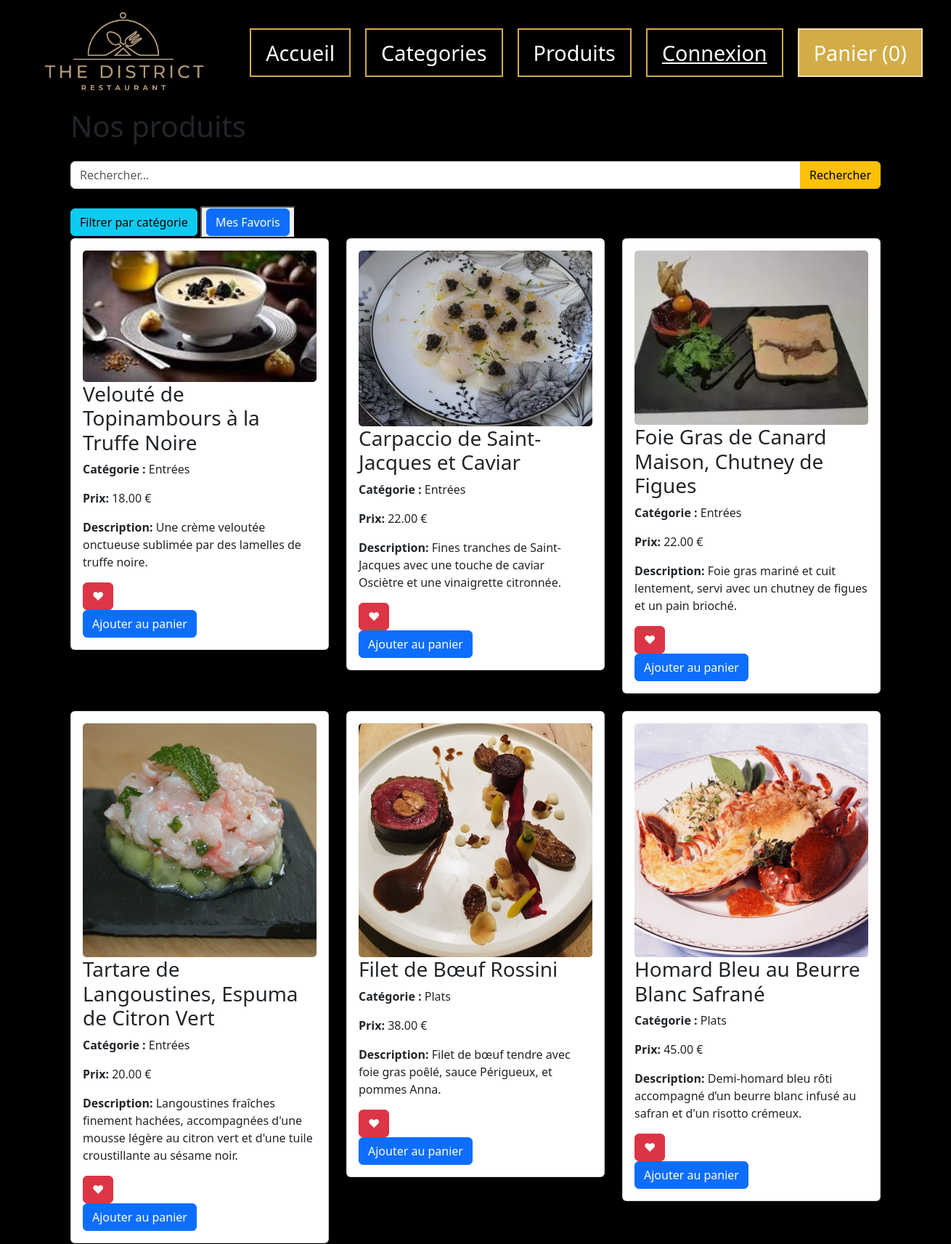
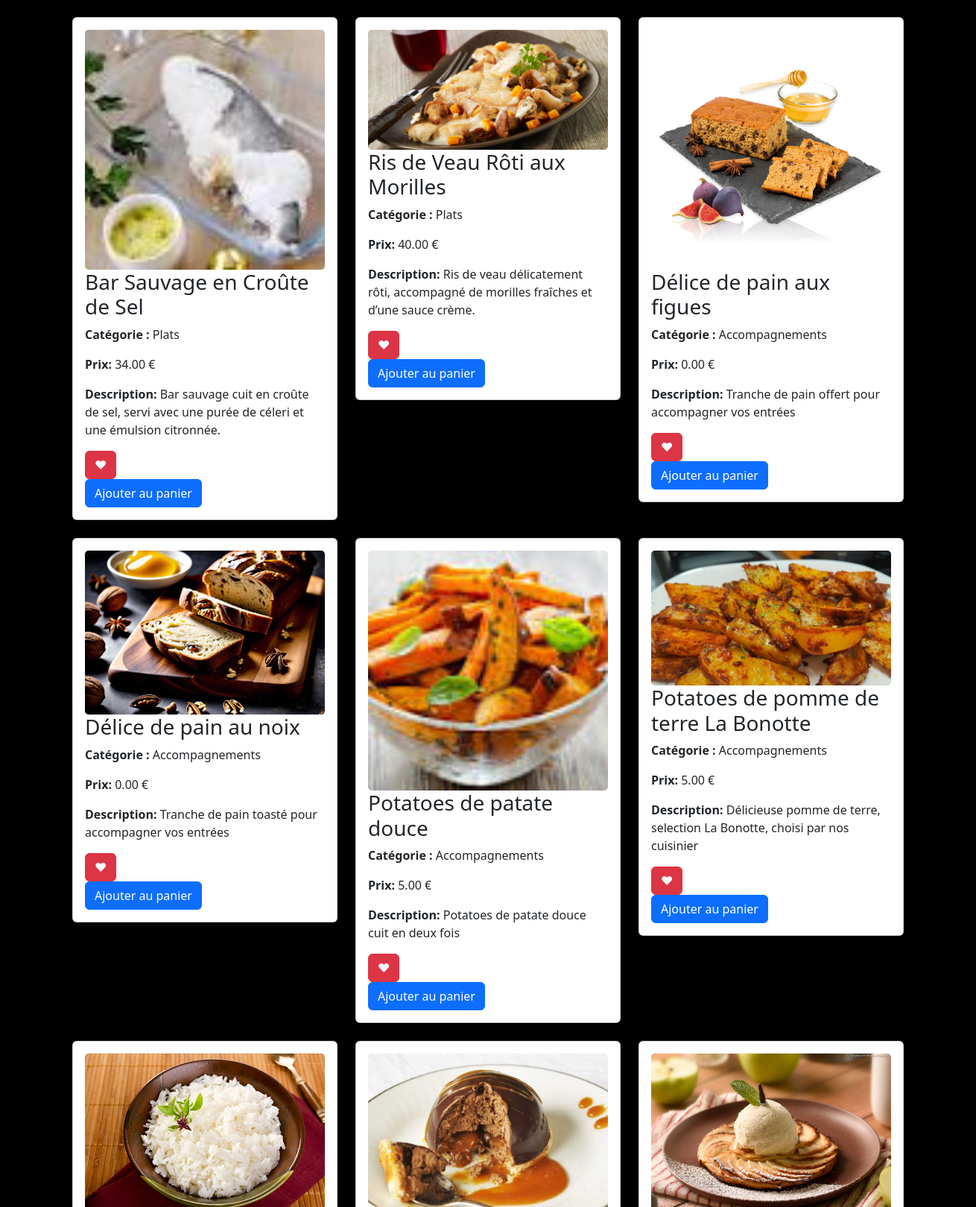
/produits.php (upper part), run on the app's committed database (2 pictures, top to bottom).
### tables this page shows
CREATE TABLE `produit` (
  `produit_ID` int(11) NOT NULL,
  `produit_libelle` varchar(50) NOT NULL,
  `produit_prix` decimal(19,2) NOT NULL,
  `produit_image` varchar(50) DEFAULT NULL,
  `produit_description` varchar(500) NOT NULL,
  `categorie_ID` int(11) NOT NULL
);

CREATE TABLE `categorie` (
  `categorie_ID` int(11) NOT NULL,
  `categorie_libelle` varchar(50) NOT NULL,
  `categorie_image` varchar(50) DEFAULT NULL
);

### produits.php (the view, shortened to what this page needs)
<?php
include 'header.php';
?>
<?php
$search = isset($_GET['searchCat']) ? $_GET['searchCat'] : '';
$sql = "SELECT produit_ID, p.produit_libelle, p.produit_prix, p.produit_description, p.produit_image, c.categorie_libelle FROM produit p
join categorie c ON p.categorie_ID = c.categorie_ID";
$produits = $pdo->query($sql)->fetchAll(PDO::FETCH_ASSOC);
?>
<div class="container my-5">
    <h1 class="mb-4">Nos produits</h1>
    <form method="get" action="produits.php" class="mb-4">
        <div class="input-group">
            <input type="text" name="searchCat" class="form-control" placeholder="Rechercher..."
                value="<?= htmlentities($search) ?>">
            <button type="submit" class="btn btn-warning">Rechercher</button>
        </div>
    </form>
    <a href="categorie-menu.php" class="btn btn-info">Filtrer par catégorie</a>
    <button>
        <a href='gestion_favoris.php' class="btn btn-primary">Mes Favoris</a>
    </button>
    <div class="row">
        <?php if (count($produits) > 0): ?>
            <?php foreach ($produits as $product): ?>
                <div class="col-md-4 mb-4">
                    <div class="card">
                        <div class="card-body">
                            <img src="./assets/img/<?= htmlentities($product['produit_image']) ?>" class="card-img" alt="">
                            <h3 class="card-title"><?= htmlentities($product['produit_libelle']) ?></h3>
                            <p class="card-text"><strong>Catégorie :</strong>
                                <?= htmlentities($product['categorie_libelle']) ?></p>
                            <p class="card-text"><strong>Prix:</strong>
                                <?= number_format($product['produit_prix'], 2) ?> €</p>
                            <p class="card-text"><strong>Description:</strong>
                                <?= htmlentities($product['produit_description']) ?></p>
                                <button class="btn btn-danger btn-favori" data-produit-id="<?= htmlentities($product['produit_ID']) ?>">
                                    ♥
                                </button>
                            <form action="ajoutpanier.php" method="POST" data-add-to-cart>
                                <button type="submit" class="btn btn-primary">Ajouter au panier</button>
                            </form>
                        </div>
                    </div>
                </div>
            <?php endforeach; ?>
        <?php else: ?>
            <div class="alert alert-warning" role="alert">
                Aucun produit trouvé.
            </div>
        <?php endif; ?>
    </div>
</div>
<?php
include 'footer.php';
?>

### styles/style.css (style rules this page uses)
body { background-color: black; }

### data on the page
produit: produit_image (picture), produit_libelle "Velouté de Topinambours à la Truffe Noire", categorie_ID.categorie_libelle "Entrées", produit_prix "18.00", produit_description "Une crème veloutée onctueuse sublimée par des lamelles de truffe noire."
produit: produit_image (picture), produit_libelle "Carpaccio de Saint-Jacques et Caviar", categorie_ID.categorie_libelle "Entrées", produit_prix "22.00", produit_description "Fines tranches de Saint-Jacques avec une touche de caviar Osciètre et une vinaigrette citronnée."
produit: produit_image (picture), produit_libelle "Foie Gras de Canard Maison, Chutney de Figues", categorie_ID.categorie_libelle "Entrées", produit_prix "22.00", produit_description "Foie gras mariné et cuit lentement, servi avec un chutney de figues et un pain brioché."
produit: produit_image (picture), produit_libelle "Tartare de Langoustines, Espuma de Citron Vert", categorie_ID.categorie_libelle "Entrées", produit_prix "20.00", produit_description "Langoustines fraîches finement hachées, accompagnées d'une mousse légère au citron vert et d'une tuile croustillante au sésame noir."
produit: produit_image (picture), produit_libelle "Filet de Bœuf Rossini", categorie_ID.categorie_libelle "Plats", produit_prix "38.00", produit_description "Filet de bœuf tendre avec foie gras poêlé, sauce Périgueux, et pommes Anna."
produit: produit_image (picture), produit_libelle "Homard Bleu au Beurre Blanc Safrané", categorie_ID.categorie_libelle "Plats", produit_prix "45.00", produit_description "Demi-homard bleu rôti accompagné d’un beurre blanc infusé au safran et d'un risotto crémeux."
produit: produit_image (picture), produit_libelle "Bar Sauvage en Croûte de Sel", categorie_ID.categorie_libelle "Plats", produit_prix "34.00", produit_description "Bar sauvage cuit en croûte de sel, servi avec une purée de céleri et une émulsion citronnée."
produit: produit_image (picture), produit_libelle "Ris de Veau Rôti aux Morilles", categorie_ID.categorie_libelle "Plats", produit_prix "40.00", produit_description "Ris de veau délicatement rôti, accompagné de morilles fraîches et d’une sauce crème."
produit: produit_image (picture), produit_libelle "Délice de pain aux figues", categorie_ID.categorie_libelle "Accompagnements", produit_prix "0.00", produit_description "Tranche de pain offert pour accompagner vos entrées"
produit: produit_image (picture), produit_libelle "Délice de pain au noix", categorie_ID.categorie_libelle "Accompagnements", produit_prix "0.00", produit_description "Tranche de pain toasté pour accompagner vos entrées"
produit: produit_image (picture), produit_libelle "Potatoes de patate douce", categorie_ID.categorie_libelle "Accompagnements", produit_prix "5.00", produit_description "Potatoes de patate douce cuit en deux fois"
produit: produit_image (picture), produit_libelle "Potatoes de pomme de terre La Bonotte", categorie_ID.categorie_libelle "Accompagnements", produit_prix "5.00", produit_description "Délicieuse pomme de terre, selection La Bonotte, choisi par nos cuisinier"
produit: produit_image (picture)
produit: produit_image (picture)
produit: produit_image (picture)

### other printed values
$nombreTotal "0"
